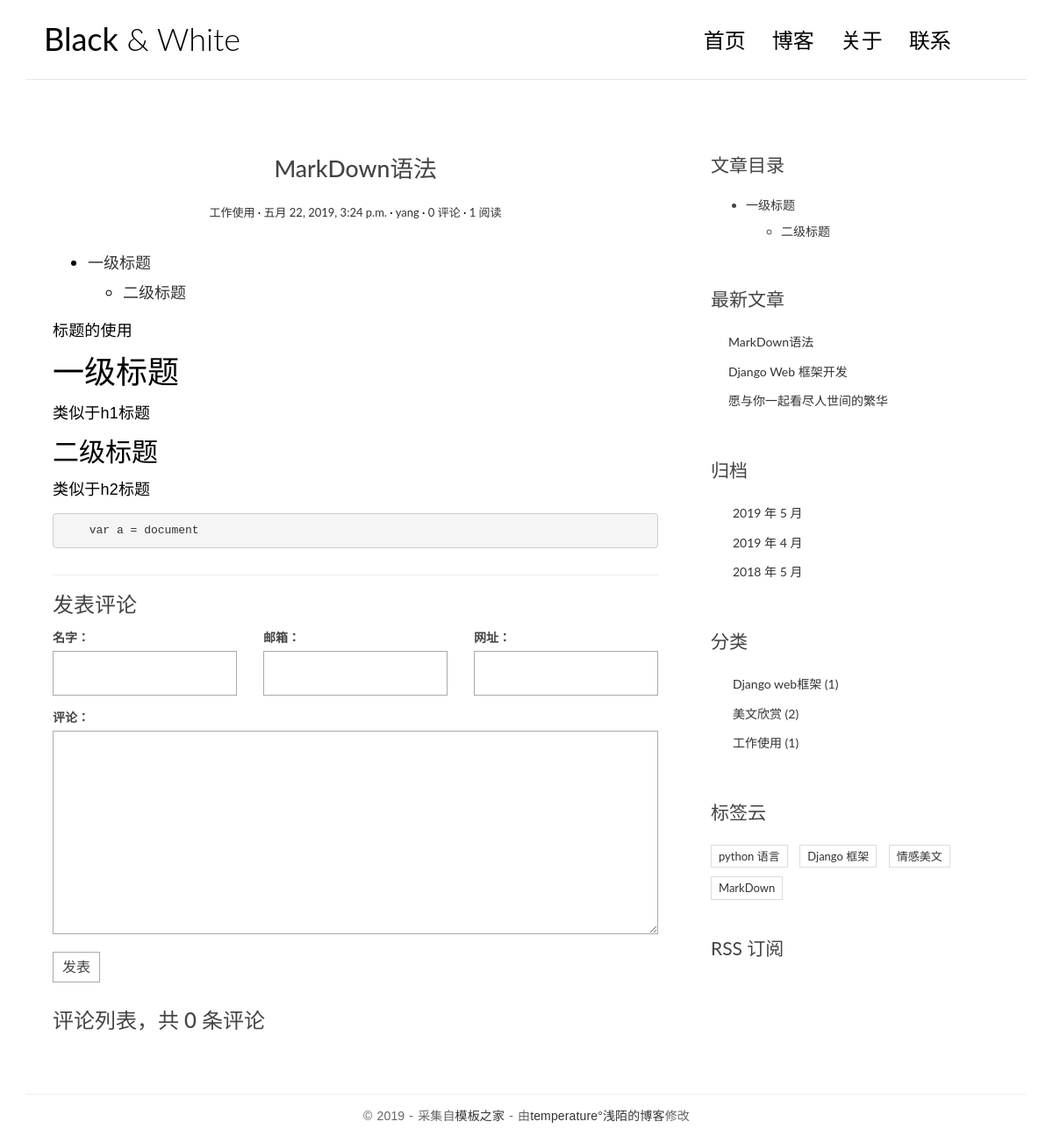
The app's page /single/4/, older data.
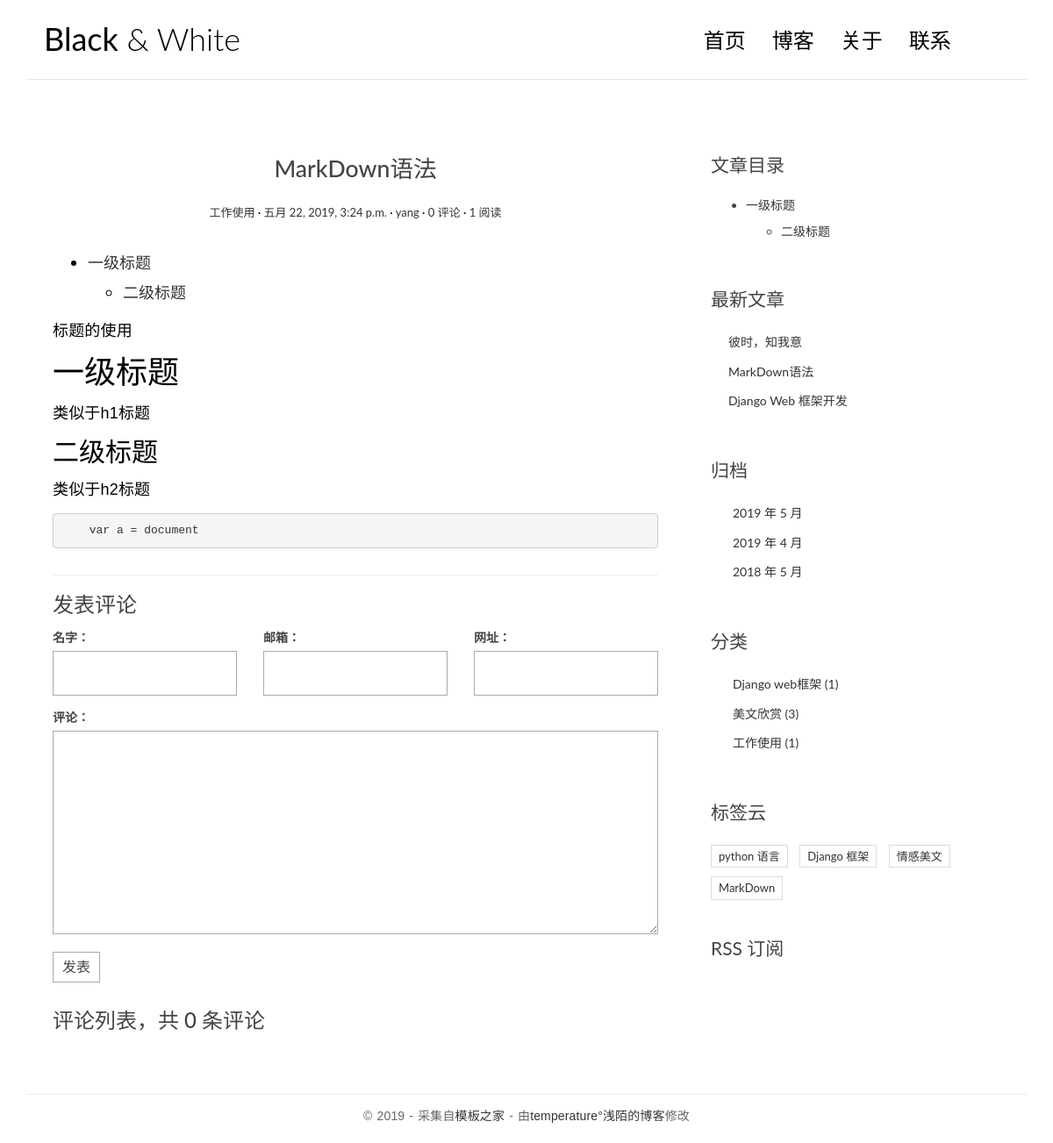
The same page, newer data.
### blogsapp/models.py (models this page shows, shortened)
class Article(models.Model):
    title = models.CharField(max_length=50)
    body = models.TextField()
    create_time = models.DateTimeField(auto_now_add=True)
    update_time = models.DateTimeField(auto_now=True)
    views = models.PositiveIntegerField(default=0)
    category = models.ForeignKey(Category,on_delete=models.CASCADE)
    tags = models.ManyToManyField(Tag)
    auther = models.ForeignKey(User, on_delete=models.CASCADE)
    class Meta():
        verbose_name = "文章"
        verbose_name_plural = verbose_name

class Category(models.Model):
    title = models.CharField(max_length=30)
    class Meta():
        verbose_name = "分类"
        verbose_name_plural = verbose_name

class Tag(models.Model):
    title = models.CharField(max_length=30)
    class Meta():
        verbose_name = "标签"
        verbose_name_plural = verbose_name

### blogsapp/views.py (the view)
# urls.py: url(r'^single/(\d+)/$', views.single, name='single'),
def single(request, aid):
    article = get_object_or_404(Article, pk=aid)
    article.views += 1
    article.save()
    md = markdown.Markdown(extensions=[
        'markdown.extensions.extra',
        'markdown.extensions.codehilite',
        'markdown.extensions.toc'
    ])
    article.body = md.convert(article.body)
    article.toc = md.toc
    cf = CommentForm()
    return render(request, 'single.html', locals())

### comments/forms.py
class CommentForm(forms.Form):
    name = forms.CharField(label='输入姓名', required=True, widget=forms.TextInput(attrs={'id': 'id_name'}))
    email = forms.EmailField(label='输入邮箱',required=True,  widget=forms.EmailInput(attrs={'id':'id_email'}))
    url = forms.URLField(label='输入个人主页', widget=forms.URLInput(attrs={'id':'id_url'}))
    comment = forms.CharField(label='输入评论', required=True, widget=forms.Textarea(attrs={'id':'id_comment'}))

### blogsapp/templatetags/extend_fun.py (called while the page is built)
@register.simple_tag(name='getcategorys')
def getcategorys():
    return Category.objects.all()

@register.simple_tag(name='newarticle')
def newarticle(num=3):
    return Article.objects.all().order_by('-create_time')[:num]

@register.simple_tag(name='all_lable')
def all_lable():
    return Tag.objects.all()

@register.simple_tag
def getarchives(num=3):
    return Article.objects.dates('create_time', 'month', order='DESC')[:num]

### templates/single.html (shortened to what this page needs)
{% extends 'base.html' %}
{% block left %}
<article class="post post-{{ article.id }}">
    <header class="entry-header">
        <h1 class="entry-title">{{ article.title }}</h1>
        <div class="entry-meta">
            <span class="post-category"><a href="#">{{ article.category.title }}</a></span>
            <span class="post-date"><a href="#"><time class="entry-date"
                                                      datetime="2012-11-09T23:15:57+00:00">{{ article.create_time }}</time></a></span>
            <span class="post-author"><a href="#">{{ article.auther.username }}</a></span>
            <span class="comments-link"><a href="#">{{ article.comment_set.count }} 评论</a></span>
            <span class="views-count"><a href="#">{{ article.views }} 阅读</a></span>
        </div>
    </header>
    <div class="entry-content clearfix">
        {{ article.body|safe }}
    </div>
</article>
<section class="comment-area" id="comment-area">
    <hr>
    <h3>发表评论</h3>
    <form action="{% url 'comments:addcomment' article.id %}" method="post" class="comment-form">
        <div class="row">
            <div class="col-md-4">
                <label for="id_name">名字：</label>
                    {{ cf.name }}
            </div>
            <div class="col-md-4">
                <label for="id_email">邮箱：</label>
                {{ cf.email }}
            </div>
            <div class="col-md-4">
                <label for="id_url">网址：</label>
                {{ cf.url }}
            </div>
            <div class="col-md-12">
                <label for="id_comment">评论：</label>
                {{ cf.comment }}
                <button type="submit" class="comment-btn">发表</button>
            </div>
        </div>
    </form>
    <div class="comment-list-panel">
        <h3>评论列表，共 <span>{{ article.comment_set.count }}</span> 条评论</h3>
    </div>
</section>
{% endblock %}
{% block toc %}
<div class="widget widget-content">
    <h3 class="widget-title">文章目录</h3>
    {{ article.toc|safe }}
</div>
{% endblock %}

### templates/base.html (shortened to what the changed rows need)
{% load extend_fun %}
<!DOCTYPE html>
<html lang="en">
<head>
    <link rel="stylesheet" href="/static/css/bootstrap.min.css">
    <link rel="stylesheet" href="http://code.ionicframework.com/ionicons/2.0.1/css/ionicons.min.css">
    <link rel="stylesheet" href="/static/css/pace.css">
    <link rel="stylesheet" href="/static/css/custom.css">
</head>
<body>
<div class="container">
    <header id="site-header">
        <div class="row">
            <div class="col-md-4 col-sm-5 col-xs-8">
                <div class="logo">
                    <h1><a href="{% url 'blogsapp:index' %}"><b>Black</b> &amp; White</a></h1>
                </div>
            </div>
        </div>
    </header>
</div>
<div class="content-body">
    <div class="container">
        <div class="row">
            <main class="col-md-8">
                {% block left %}
                {% endblock %}
            </main>
            <aside class="col-md-4">
                {% block toc %}
                {% endblock %}
                <div class="widget widget-recent-posts">
                    <ul>
                        {% newarticle 3 as article %}
                        {% for a in article %}
                            <li><a href="{% url 'blogsapp:single' a.id %}">{{ a.title }}</a></li>
                        {% endfor %}
                    </ul>
                </div>
                <div class="widget widget-archives">
                    <ul>
                        {% getarchives as artchives %}
                        {% for time in artchives %}
                            <li><a href="{% url 'blogsapp:archives' time.year time.month %}">{{ time.year }} 年 {{ time.month }} 月</a></li>
                        {% endfor %}
                    </ul>
                </div>
                <div class="widget widget-category">
                    <ul>
                        {% getcategorys as categorys %}
                        {% for category in categorys %}
                            <li><a href="{% url 'blogsapp:category' category.id %}"> {{ category.title }} <span class="post-count"> ({{ category.article_set.count }}) </span></a></li>
                        {% endfor %}
                    </ul>
                </div>
                <div class="widget widget-tag-cloud">
                    <ul>
                        {% all_lable as lable %}
                        {% for l in lable %}
                            <li><a href="{% url 'blogsapp:tag' l.id %}">{{ l.title }}</a></li>
                        {% endfor %}
                    </ul>
                </div>
            </aside>
        </div>
    </div>
</div>
</body>
</html>

Row changes from the older to the newer data that the page shows:
no longer on this page (row edited): Article: title "愿与你一起看尽人世间的繁华"
added Article: title "彼时，知我意"
computed for Category "美文欣赏": article_set.count "2" → "3"
